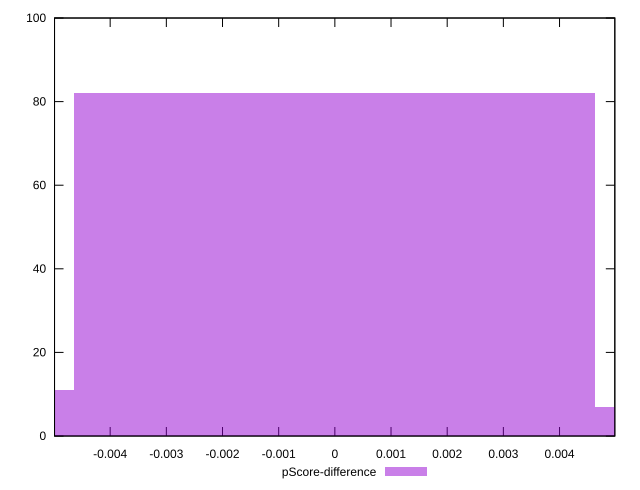

Write the gnuplot code that produced this figure.
reset

$pScoreDifference <<EOF
0 82
0.009279014556322114 7
-0.009279014556322114 11
EOF

set key outside below
set boxwidth 0.009279014556322114
set xrange [-0.0049904663800624735:0.0049843502998514755]
set yrange [0:100]
set trange [0:100]
set style fill transparent solid 0.5 noborder
set terminal svg size 640, 490 enhanced background rgb 'white'
set output "report_0_00242021-02-20T12:25:28.543Z/largest-contentful-paint/samples/pages+cached+noadtech/pScore-difference/histogram.svg"

plot $pScoreDifference title "pScore-difference" with boxes

reset
